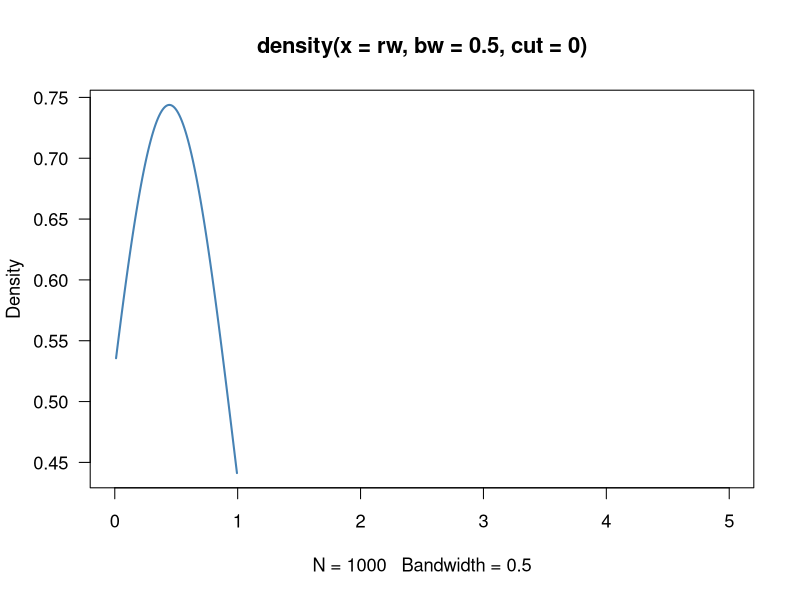
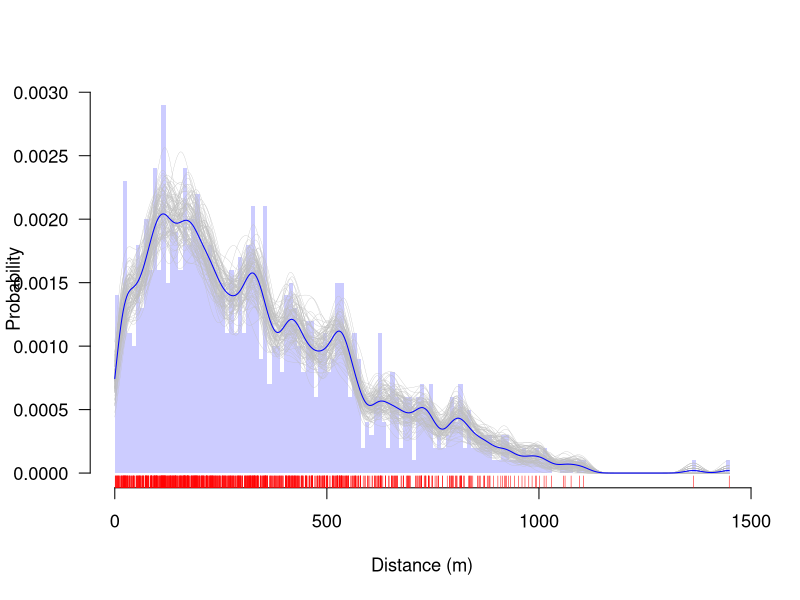
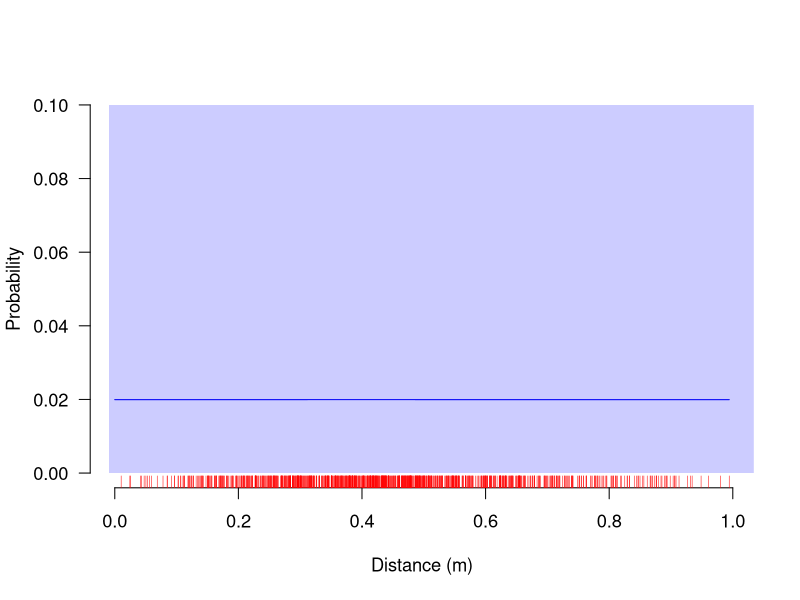

These figures' R source, in order:
# The Weibull distribution.
# Load packages
library(MASS)
library(car)

# First, we generate 1000 random numbers from a Weibull distribution 
# with scale = 1 and shape = 1.5
rw <- rweibull(1000, scale= 0.5, shape= 2.5)

# We can calculate a kernel density estimation to inspect the 
# distribution. Because the Weibull distribution has support 
# [0,+Infinity), we are truncating the density at 0.

par(bg="white", las=1, cex=1.1)
plot(density(rw, bw=0.5, cut=0), las=1, lwd=2,
    xlim=c(0,5),col="steelblue")

# Dispersal Kernel
knormal<-abs(rnorm(1000, mean = 20, sd = 415))
kweibull <- rweibull(1000, scale=1, shape=3.5)

# We can omit the truehist and step directly to the Kernel.
mykernel<- function (dd, xlim= c(0,max(dd)), prob= T, 
    bw= 20, h= 10) {
    require(MASS)
    truehist(dd, xlim=c(0,max(dd)),
    # ylim=c(0,0.012),
    prob= T,h= 10, 
    xlab= "Distance (m)",
    ylab= "Probability",
    col=rgb(0, 0, 1, 0.2),
    lty=0)
rug(dd, side=1, col="red")
    # Kernel
    d<-density(dd,bw=20,from=0,to=max(dd)) # add density estimate
    # These are resampled (randomized) values to visualize a confidence envelope.
    for (k in 1: 100) {
        di<- sample(dd, length(dd), replace = T, prob = NULL)
        ddi<-density(di, bw=20, from=0, to=max(dd)) # add density estimate
        lines(ddi, xlim=c(0, max(dd)), col="grey", lwd=0.3)
    }
    lines(d,xlim=c(0,max(dd)),col="blue") # Averaged resampled kernel
}
mykernel(knormal)
mykernel(rw)



